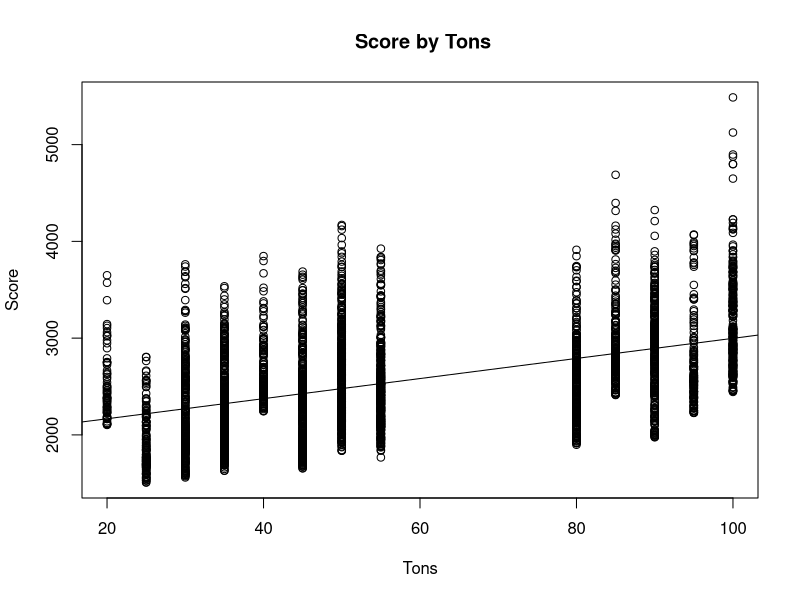
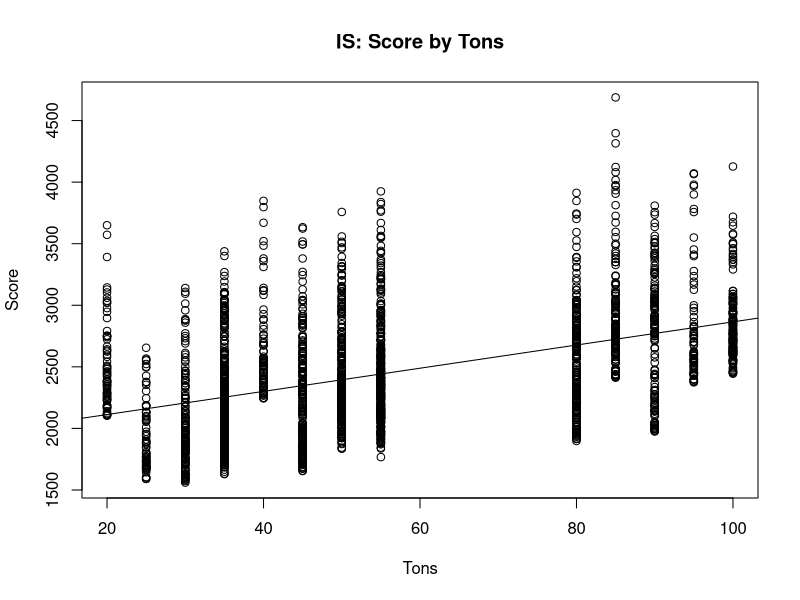
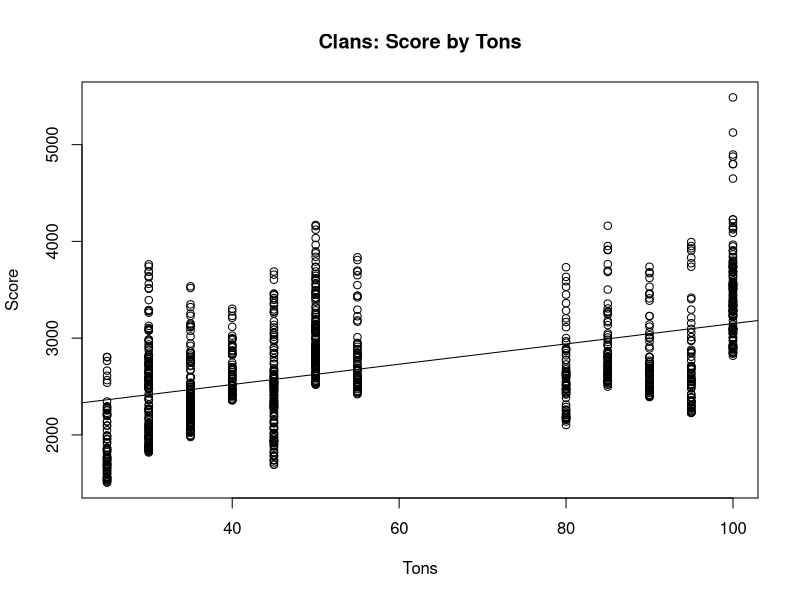

Recreate these plots in R, in order.
# R script for calculating linear regressions on MWO leaderboard data
#     Copyright (C) 2016  Nathaniel Roth
# 
# This program is free software: you can redistribute it and/or modify
# it under the terms of the GNU General Public License as published by
# the Free Software Foundation, either version 3 of the License, or
# (at your option) any later version.
# 
# This program is distributed in the hope that it will be useful,
# but WITHOUT ANY WARRANTY; without even the implied warranty of
# MERCHANTABILITY or FITNESS FOR A PARTICULAR PURPOSE.  See the
# GNU General Public License for more details.
# 
# You should have received a copy of the GNU General Public License
# along with this program.  If not, see <http://www.gnu.org/licenses/>.


# Load data and separate into distinct data frames
dfLB <- read.csv("LeaderBoards.csv")
dfFull <- dfLB
dfIS <- dfLB[dfLB$ISCL == 'IS',]
dfClan <- dfLB[dfLB$ISCL == 'Clan',]
dfLight <- dfLB[dfLB$Class == 'Light',]
dfMedium <- dfLB[dfLB$Class == 'Medium',]
dfAssault <- dfLB[dfLB$Class == 'Assault',]

# full DS Analysis
# Linear model for IS Vs Clans  and tonage
lmF_ISCL_Tons  <- lm(Score ~ ISCL + Tons, dfFull)
summary(lmF_ISCL_Tons)


# Linear mode based on tons only
lmF_Tons <- lm(Score ~ Tons, dfFull)
summary(lmF_Tons)

# Plot the tonnage with the prediction
plot(dfFull$Tons, dfFull$Score, main=" Score by Tons", xlab="Tons", ylab="Score")
abline(lm(dfFull$Score~dfFull$Tons))

# Linear model of clan vs IS (just because)
lmf_ISCL <- lm(Score ~ ISCL, dfFull)
summary(lmf_ISCL)

# AOV on IS vs Clan and Tons to identify whether differences are real. 
fit_ISCL_Tons <- aov(Score ~ ISCL*Tons, data=dfFull)
summary(fit_ISCL_Tons)

# IS only
lmIS <- lm(Score ~ Tons, dfIS)
summary(lmIS)
plot(dfIS$Tons, dfIS$Score, main="IS: Score by Tons", xlab="Tons", ylab="Score")
abline(lm(dfIS$Score~dfIS$Tons))


# Clan only
lmClan <- lm(Score ~ Tons, dfClan)
summary(lmClan)
plot(dfClan$Tons, dfClan$Score, main="Clans: Score by Tons", xlab="Tons", ylab="Score")
abline(lm(dfClan$Score~dfClan$Tons))



# predit Full with IS vs Clan and tons
dfFull_ISCL_Tons <- dfFull
dfFull_ISCL_Tons$predAll <- predict(lmF_ISCL_Tons)
dfFull_ISCL_Tons$residAll <- dfFull_ISCL_Tons$Score - dfFull_ISCL_Tons$predAll
mech_mean_ISCL_Tons <- aggregate(. ~ Mech, dfFull_ISCL_Tons, function(Score) c(mean = mean(Score)))
resid_mean_ISCL_Tons <- aggregate(. ~ Mech, dfFull_ISCL_Tons, function(residAll) c(mean = mean(residAll)))
resid_median_ISCL_Tons <- aggregate(. ~ Mech, dfFull_ISCL_Tons, function(residAll) c(median = median(residAll)))
dfResults_ISCL_Tons <- mech_mean_ISCL_Tons[,c("Mech","Score")]
dfResults_ISCL_Tons$pred <- resid_mean_ISCL_Tons$predAll
dfResults_ISCL_Tons$mean_resid <- resid_mean_ISCL_Tons$residAll
dfResults_ISCL_Tons$median_resid <- resid_median_ISCL_Tons$residAll
write.csv(dfResults_ISCL_Tons, file="results_full_ISCL_Tons.csv")


# predit Full with tons
dfFull_Tons <- dfFull
dfFull_Tons$predAll <- predict(lmF_Tons)
dfFull_Tons$residAll <- dfFull_Tons$Score - dfFull_Tons$predAll
mech_mean_Tons <- aggregate(. ~ Mech, dfFull_Tons, function(Score) c(mean = mean(Score)))
resid_mean_Tons <- aggregate(. ~ Mech, dfFull_Tons, function(residAll) c(mean = mean(residAll)))
resid_median_Tons <- aggregate(. ~ Mech, dfFull_Tons, function(residAll) c(median = median(residAll)))
dfResults_Tons <- mech_mean_Tons[,c("Mech","Score")]
dfResults_Tons$pred <- resid_mean_Tons$predAll
dfResults_Tons$mean_resid <- resid_mean_Tons$residAll
dfResults_Tons$median_resid <- resid_median_Tons$residAll
write.csv(dfResults_Tons, file="results_full_tons_wCyclops.csv")

# predit Full with tons
dfFull_Tons_log <- dfFull
dfFull_Tons_log$lScore <- log(dfFull_Tons_log$Score)
dfFull_Tons_log$lTons <- log(dfFull_Tons_log$Tons)
lmF_logTons <- lm(lScore ~ lTons, dfFull_Tons_log)
summary(lmF_logTons)
dfFull_Tons_log$predAll <- predict(lmF_logTons)
dfFull_Tons_log$residAll <- dfFull_Tons_log$lScore - dfFull_Tons_log$predAll
mech_mean_Tons <- aggregate(. ~ Mech, dfFull_Tons_log, function(lScore) c(mean = mean(lScore)))
resid_mean_Tons <- aggregate(. ~ Mech, dfFull_Tons_log, function(residAll) c(mean = mean(residAll)))
resid_median_Tons <- aggregate(. ~ Mech, dfFull_Tons_log, function(residAll) c(median = median(residAll)))
dfResults_Tons <- mech_mean_Tons[,c("Mech","lScore")]
dfResults_Tons$pred <- resid_mean_Tons$predAll
dfResults_Tons$mean_resid <- resid_mean_Tons$residAll
dfResults_Tons$median_resid <- resid_median_Tons$residAll
write.csv(dfResults_Tons, file="results_full_tons_ll_wCyclops.csv")

